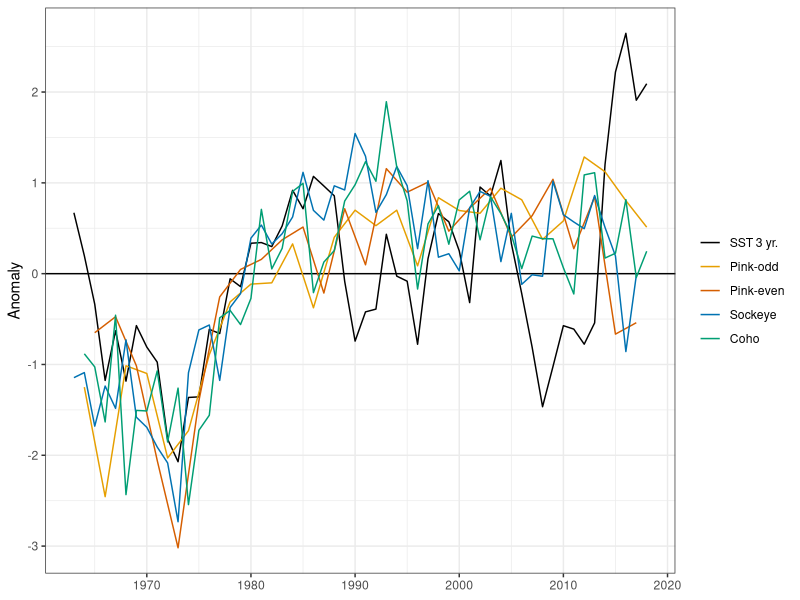
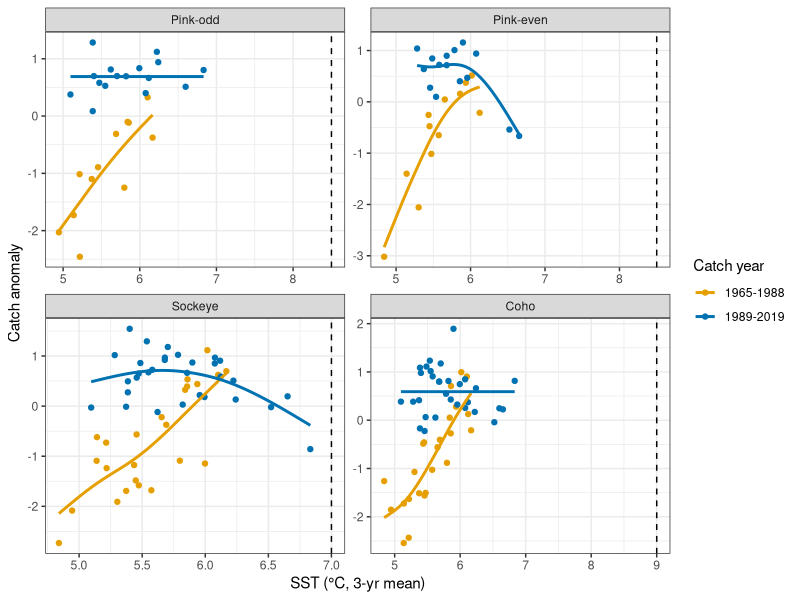
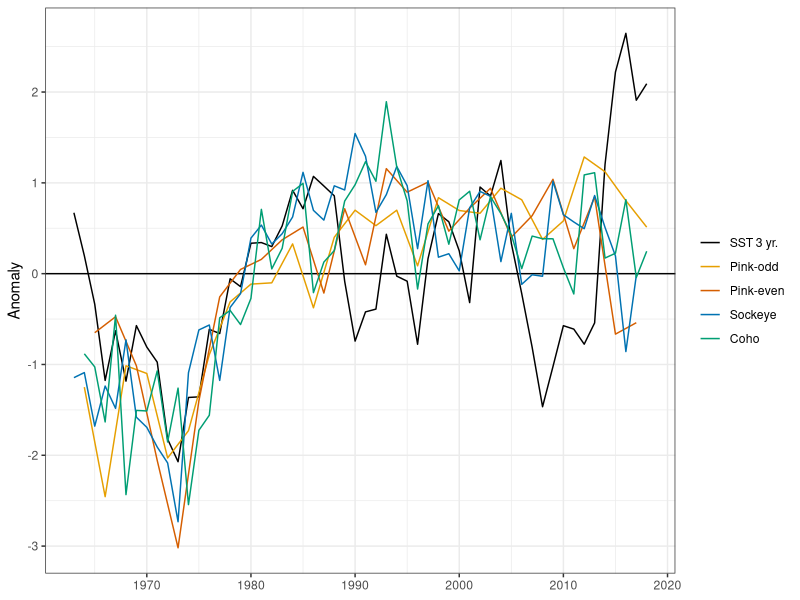
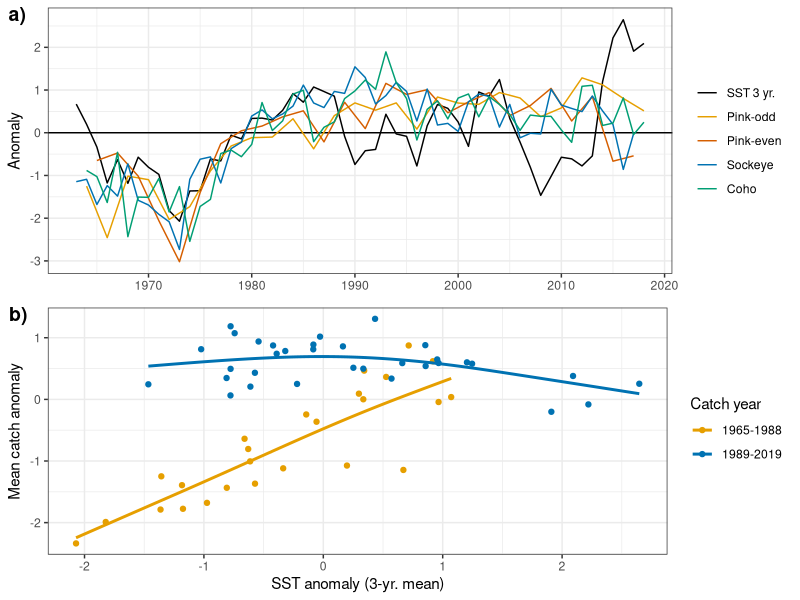
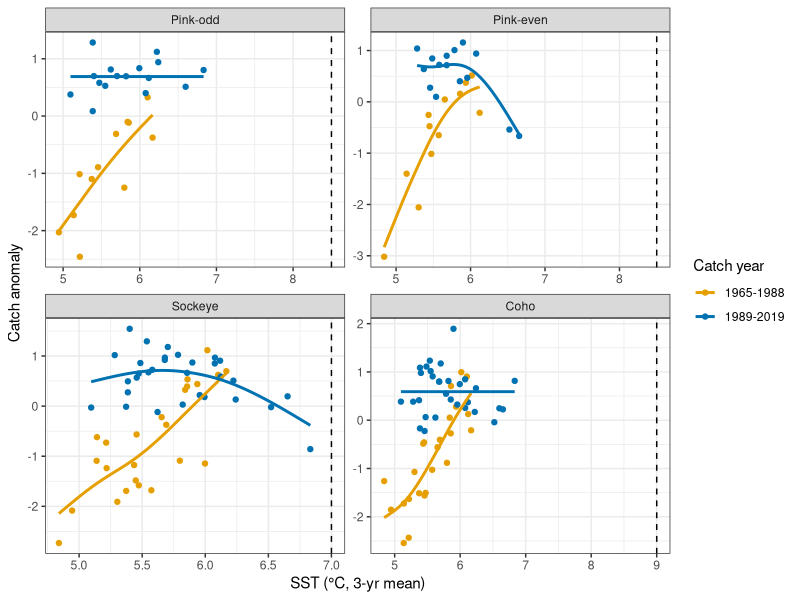

The R source for these figures, in order:
library(tidyverse)
theme_set(theme_bw())

# NOTE THAT THESE YEARS ARE ALREADY LAGGED TO ENTRY YEAR
# raw.dat <- read.csv("salmon.and.covariate.data.csv")
raw.dat <- read.csv("data/salmon.and.SWFSC.PDO.csv")

# re-lagging to catch year to make this consistent across spp. -
# we will use catch year to distinguish among eras...
raw.dat$catch.year <- ifelse(raw.dat$species=="Sockeye", raw.dat$Year+2, raw.dat$Year+1)

raw.dat[["era"]] <- ifelse(raw.dat$catch.year <= 1988, "era1",
                           ifelse(raw.dat$catch.year %in% 1989:2013, "era2", "era3"))

cb <- c("#000000", "#E69F00", "#56B4E9", "#009E73",
        "#F0E442", "#0072B2", "#D55E00", "#CC79A7")


# make a first panel of SST3 and catch for each spp. group, plotted against entry year
temp <- raw.dat %>%
  select(Year, SST3, species, catch, era) %>%
  pivot_wider(names_from = species, values_from = catch) %>%
  mutate(SST3=scale(SST3)) %>%
  pivot_longer(cols=c(-Year, -era))

temp <- na.omit(temp)

change <- temp$name=="SST3"
temp$name[change] <- "SST 3 yr."

temp$order <- ifelse(temp$name=="SST 3 yr.", 1,
                     ifelse(temp$name=="Pink-odd", 2,
                            ifelse(temp$name=="Pink-even", 3,
                                   ifelse(temp$name=="Sockeye", 4, 5))))
temp$name <- reorder(temp$name, temp$order)

panel.1<- ggplot(temp, aes(Year, value, color=name)) +
  geom_hline(yintercept = 0) +
  geom_line() +
  theme(axis.title.x = element_blank(), legend.title = element_blank()) +
  scale_color_manual(values=cb[c(1,2,7,6,4)]) +
  ylab("Anomaly") +
  scale_x_continuous(breaks=seq(1970,2020,10))

panel.1

ggsave("figs/SI - winter sst and catch time series.png", width=6, height=3.5, units="in")

temp2 <- temp %>%
  select(-order) %>%
  pivot_wider(names_from = name, values_from = value) 

temp2$mean.catch = apply(temp2[,4:7], 1, mean, na.rm = T)

temp2 <- temp2 %>%
  select(era, `SST 3 yr.`, mean.catch)

names(temp2)[2] <- "SST"


temp2$catch.year <- ifelse(temp2$era=="era1", "1965-1988",
                           ifelse(temp2$era=="era2", "1989-2013", "2014-2019"))

temp2$catch.year <- ifelse(temp2$era=="era1", "1965-1988", "1989-2019")

panel.2 <- ggplot(temp2, aes(SST, mean.catch, color=catch.year)) +
  geom_point() +
  geom_smooth(method="gam", se=F) +
  ylab("Mean catch anomaly") +
  xlab("SST anomaly (3-yr. mean)") +
  labs(color = "Catch year") +
  scale_color_manual(values=cb[c(2,6)])

png("figs/SI fig - two panel SST-catch.png", 6, 6, units='in', res=300)
ggpubr::ggarrange(panel.1, panel.2, ncol=1, nrow=2, labels=c("a)", "b)"))
dev.off()  

#######################################
# and a panel looking at absolute SST (not scaled anomalies)
# make a first panel of SST3 and catch for each spp. group, plotted against entry year
temp <- raw.dat %>%
  select(catch.year, SST3, species, catch, era)
temp <- na.omit(temp)

temp$era <- ifelse(temp$catch.year <= 1988, "1965-1988", "1989-2019")

temp$order <- ifelse(temp$species=="Pink-odd", 1,
                        ifelse(temp$species=="Pink-even", 2,
                               ifelse(temp$species=="Sockeye", 3, 4)))

temp$species <- reorder(temp$species, temp$order)

# and add threshold temp from Abdul-Aziz et al.

temp2 <- data.frame(species=unique(temp$species))

temp2$threshold <- ifelse(temp2$species=="Coho", 9, 
                         ifelse(temp2$species=="Sockeye", 7, 8.5))

ggplot(temp, aes(SST3, catch, color=era)) +
  geom_point() +
  geom_vline(data=temp2, aes(xintercept = threshold), lty=2) +
  facet_wrap(~species, scales="free") +
  geom_smooth(method="gam", se=F) +
  ylab("Catch anomaly") +
  xlab("SST (°C, 3-yr mean)") +
  labs(color = "Catch year") +
  scale_color_manual(values=cb[c(2,6)])

ggsave("figs/SI - winter SST and species catches.png", width=6, height=4, units='in')
